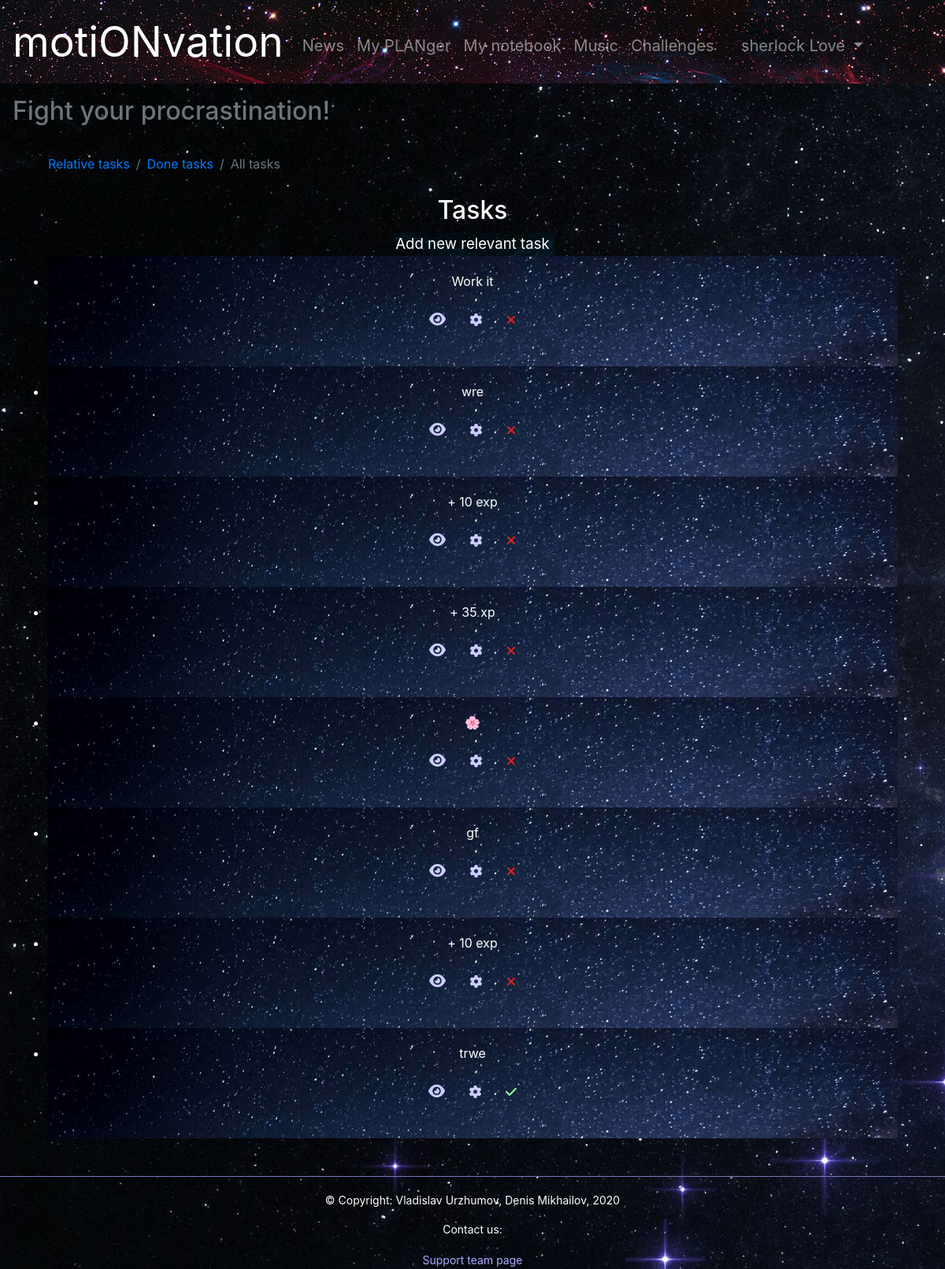
The app's page /all_tasks (signed in), older data.
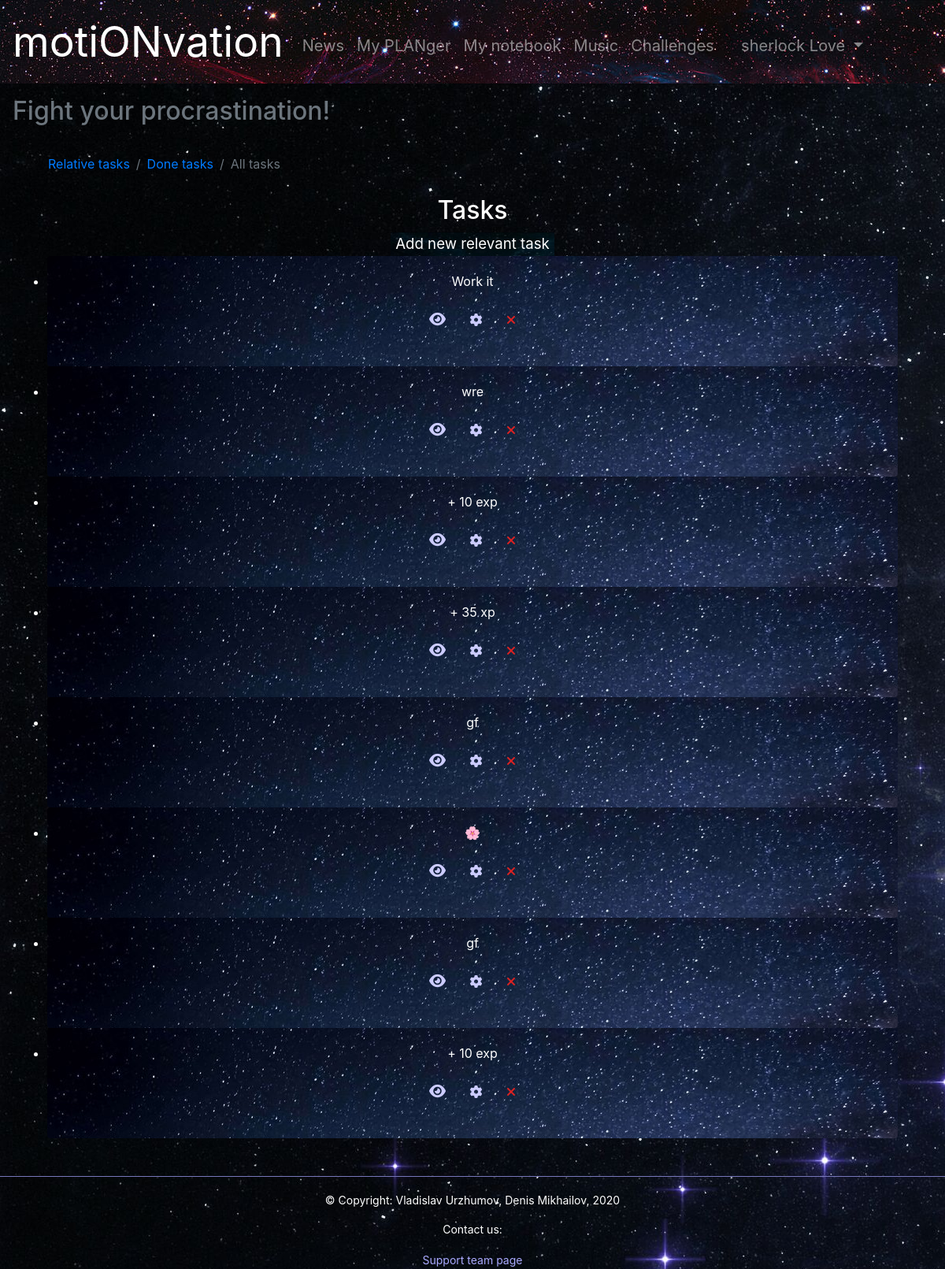
The same page, newer data.
### motionvation/data/models/tasks.py (models this page shows)
class Task(SqlAlchemyBase, SerializerMixin):
    __tablename__ = 'tasks'
    id = Column(Integer, primary_key=True, autoincrement=True)
    title = Column(String)
    description = Column(String)
    priority = Column(String)
    is_performed = Column(Boolean, default=False)
    category_id = Column(Integer, ForeignKey('categories.id'))
    user_id = Column(Integer, ForeignKey('users.id'))
    user = orm.relation('User')
    category = orm.relation('Category')

### motionvation/application.py (the view)
@app.route('/all_tasks')
@login_required
def all_tasks():
    db = db_session.create_session()
    done = db.query(Task).filter(Task.user == current_user).order_by(Task.is_performed.desc(), Task.priority.desc()).all().copy()
    return render_template('tasks.html', tasks=done, t_page_id=2,
    useracc=(current_user.name + ' ' + current_user.surname), title='Tasks')

### motionvation/application.py (called while the page is built)
@login_manager.user_loader
def load_user(user_id):
    db = db_session.create_session()
    return db.query(User).get(user_id)

### motionvation/data/db_session.py (called while the page is built)
def create_session() -> orm.Session:
    global __factory
    return __factory()

### motionvation/templates/tasks.html (shortened to what this page needs)
{% extends 'base.html' %}
{% block content %}
<main class='text-center container'>
    <nav aria-label="breadcrumb">
    {% if t_page_id == 0 %}
    <ol class="breadcrumb crumb-ds">
        <li class="breadcrumb-item active">Relative tasks</li>
        <li class="breadcrumb-item"><a href="/done_tasks">Done tasks</a></li>
        <li class="breadcrumb-item"><a href="/all_tasks">All tasks</a></li>
    </ol>
    {% elif t_page_id == 1 %}
    <ol class="breadcrumb crumb-ds">
        <li class="breadcrumb-item"><a href="/tasks">Relative tasks</a></li>
        <li class="breadcrumb-item active">Done tasks</li>
        <li class="breadcrumb-item"><a href="/all_tasks">All tasks</a></li>
    </ol>
    {% elif t_page_id == 2 %}
    <ol class="breadcrumb crumb-ds">
        <li class="breadcrumb-item"><a href="/tasks">Relative tasks</a></li>
        <li class="breadcrumb-item"><a href="/done_tasks">Done tasks</a></li>
        <li class="breadcrumb-item active">All tasks</li>
    </ol>
    {% endif %}
    </nav>
    <h2>Tasks</h2>
    <div class="container">
        {% if t_page_id == 0 %}
            <button class="button-note"><a href="/select_category" class="button-note-text">Add new task</a></button>
        {% elif t_page_id == 2 %}
            <button class="button-note"><a href="/select_category" class="button-note-text">Add new relevant task</a></button>
        {% endif %}
        <ul class="list-group">
            {% for task in tasks %}
            <li>
                <div class="card" style="width: 1080px; height: 140px; border: none;">
                    <div class="card-body">
                        <section class='simple-inline'>
                            <p>{{ task.title }}</p>
                            <a href="tasks/{{ task.id }}" class="btn btn-note button-note-text card-link" data-toggle="tooltip" data-placement="bottom" data-delay: '{ "show": 0, "hide": 0 }' title="View task"><i class="fas fa-eye" style="color: #ccf"></i></a>
                            <span class="d-inline-block" tabindex="0" data-toggle="tooltip" title="Settings">
                                <a href="#" class="btn btn-note" data-toggle="modal" data-target="#taskSettings-{{task.id}}" style='color: #ccf;'><i class="fas fa-cog" style="color: #ccf"></i></a>
                            </span>
                            {% if task.is_performed %}
                            <a class="btn btn-note" href="/undone_task/{{ task.id }}" style='color: #ccf;' data-toggle="tooltip" title="Undone"><i class="fas fa-times" style="color: #d22"></i></a>
                            {% else %}
                            <a class="btn btn-note" href="/done_task/{{ task.id }}" data-toggle="tooltip" title="Done" style='color: #ccf;'><i class="fas fa-check" style="color: #9f9"></i></a>
                            {% endif %}
                        </section>
                    </div>
                </div>
            </li>
            {% endfor %}
        </ul>
    </div>
    </main>
{% endblock %}

### motionvation/templates/base.html (shortened to what this page needs)
<!doctype html>
<html lang="ru">
<head>
    <link rel="stylesheet" href="https://stackpath.bootstrapcdn.com/bootstrap/4.4.1/css/bootstrap.min.css">
    <link rel="stylesheet" href="{{ url_for('static', filename='css/style121.css') }}">
</head>
<body>
    <nav class="navbar navbar-dark  navbar-expand-lg" style="background: url(../static/img/4.jpg)">
        <a class="navbar-brand ssilka" href="/">motiONvation</a>
        <div class="collapse navbar-collapse">
            {% if current_user.is_authenticated %}
            <ul class="navbar-nav mr-auto">
                <li class="nav-item">
                    <a class="nav-link" href='/news'>News</a>
                </li>
                <li class="nav-item">
                    <a class="nav-link" href='/planger'>My PLANger</a>
                </li>
                <li class="nav-item">
                    <a class="nav-link" href='/mynotes'>My notebook</a>
                </li>
                <li class="nav-item">
                    <a class="nav-link" href='/music' target="_blank">Music</a>
                </li>
                <li class="nav-item">
                    <a class="nav-link" href='/challenges'>Challenges</a>
                </li>
            </ul>
            <ul class="navbar-nav ml-auto">
                <li class="nav-item nav-item-acc dropdown">
                    <a class="nav-link dropdown-toggle" href="#" id="navbardrop" data-toggle="dropdown">
                        {{ useracc }}
                    </a>
                </li>
            </ul>
                {% endif %}
        </div>
    </nav>
    <h2 class="p-3 text-muted">Fight your procrastination!</h2>
    <main class="container-fluid">
        {% block content %}
        {% endblock %}
    </main>
</body>
<footer class='text-center'>
    <br>
    <br>
    <div style="height:20px; border-top:1px solid #9EC1D4; padding-left:10px; border-color: #77b;"></div>
    <p class='button-note-text' style="font-size: 14px;">
        © Copyright: Vladislav Urzhumov, Denis Mikhailov, 2020
    </p>
    <section class='simple-inline'>
        <p class='button-note-text' style="font-size: 14px;">
            Contact us:
        </p>
        <a href="/contact" class='button-note-text' style="font-size: 14px; color: #aaf;">
            Support team page
        </a>
    </section>
</footer>
</html>

### motionvation/static/css/style121.css (style rules this page uses)
body { background: url(../img/7.jpg); color: #fff; }
.ssilka { font-size: 40pt; }
.card { background: url(../img/3.jpg); }
.nav-link { font-size: 15pt; margin-top: 10px; }
.button-note-text { color: #fff; font-size: 14pt; text-decoration: none; }
.button-note { color: #fff; background: url(../img/1.jpg); border: none; }
.nav-item-acc { margin-right: 80px; }
.crumb-ds { background-image: none; background-color: transparent; color: #fff; }

Row changes from the older to the newer data that the page shows:
removed Task: title "trwe"
added Task: title "gf"
